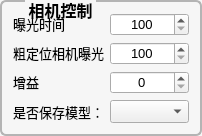
      <widget class="QGroupBox" name="groupBox_4">
       <property name="sizePolicy">
        <sizepolicy hsizetype="Preferred" vsizetype="Preferred">
         <horstretch>0</horstretch>
         <verstretch>1</verstretch>
        </sizepolicy>
       </property>
       <property name="font">
        <font>
         <pointsize>12</pointsize>
         <bold>true</bold>
        </font>
       </property>
       <property name="styleSheet">
        <string notr="true">QGroupBox {
	color: rgb(0, 0, 0);
	background-color: #f6f6f6;
    border-width: 2px;
    border-radius: 6px;
   border-style:solid;
  border-color: #b4b4b4;
  margin-top: 2ex;
}
QGroupBox::title {
     subcontrol-origin: margin;
     subcontrol-position: top left;
   left:25px;
     margin-left: 0px;
     padding:0 1px;
}</string>
       </property>
       <property name="title">
        <string>相机控制</string>
       </property>
       <property name="alignment">
        <set>Qt::AlignCenter</set>
       </property>
       <layout class="QGridLayout" name="gridLayout_4">
        <item row="1" column="1">
         <widget class="QSpinBox" name="coarseSpinBoxExp">
          <property name="sizePolicy">
           <sizepolicy hsizetype="Preferred" vsizetype="Fixed">
            <horstretch>0</horstretch>
            <verstretch>0</verstretch>
           </sizepolicy>
          </property>
          <property name="font">
           <font>
            <pointsize>10</pointsize>
            <bold>false</bold>
           </font>
          </property>
          <property name="alignment">
           <set>Qt::AlignCenter</set>
          </property>
          <property name="minimum">
           <number>100</number>
          </property>
          <property name="maximum">
           <number>200000</number>
          </property>
         </widget>
        </item>
        <item row="0" column="0">
         <widget class="QLabel" name="labelExp">
          <property name="sizePolicy">
           <sizepolicy hsizetype="Preferred" vsizetype="Fixed">
            <horstretch>0</horstretch>
            <verstretch>0</verstretch>
           </sizepolicy>
          </property>
          <property name="maximumSize">
           <size>
            <width>16777215</width>
            <height>16777215</height>
           </size>
          </property>
          <property name="font">
           <font>
            <pointsize>10</pointsize>
            <bold>false</bold>
           </font>
          </property>
          <property name="styleSheet">
           <string notr="true">color: rgb(0, 0, 0);</string>
          </property>
          <property name="text">
           <string>曝光时间</string>
          </property>
         </widget>
        </item>
        <item row="0" column="1">
         <widget class="QSpinBox" name="spinBoxExp">
          <property name="sizePolicy">
           <sizepolicy hsizetype="Preferred" vsizetype="Fixed">
            <horstretch>0</horstretch>
            <verstretch>0</verstretch>
           </sizepolicy>
          </property>
          <property name="font">
           <font>
            <pointsize>10</pointsize>
            <bold>false</bold>
           </font>
          </property>
          <property name="alignment">
           <set>Qt::AlignCenter</set>
          </property>
          <property name="minimum">
           <number>100</number>
          </property>
          <property name="maximum">
           <number>200000</number>
          </property>
         </widget>
        </item>
        <item row="2" column="1">
         <widget class="QSpinBox" name="spinBoxGain">
          <property name="sizePolicy">
           <sizepolicy hsizetype="Preferred" vsizetype="Fixed">
            <horstretch>0</horstretch>
            <verstretch>0</verstretch>
           </sizepolicy>
          </property>
          <property name="font">
           <font>
            <pointsize>10</pointsize>
            <bold>false</bold>
           </font>
          </property>
          <property name="alignment">
           <set>Qt::AlignCenter</set>
          </property>
          <property name="minimum">
           <number>0</number>
          </property>
          <property name="maximum">
           <number>95</number>
          </property>
         </widget>
        </item>
        <item row="1" column="0">
         <widget class="QLabel" name="labelExp_5">
          <property name="sizePolicy">
           <sizepolicy hsizetype="Preferred" vsizetype="Fixed">
            <horstretch>0</horstretch>
            <verstretch>0</verstretch>
           </sizepolicy>
          </property>
          <property name="maximumSize">
           <size>
            <width>16777215</width>
            <height>16777215</height>
           </size>
          </property>
          <property name="font">
           <font>
            <pointsize>10</pointsize>
            <bold>false</bold>
           </font>
          </property>
          <property name="styleSheet">
           <string notr="true">color: rgb(0, 0, 0);</string>
          </property>
          <property name="text">
           <string>粗定位相机曝光</string>
          </property>
         </widget>
        </item>
        <item row="3" column="1">
         <widget class="QComboBox" name="comboBox_SaveModel">
          <property name="font">
           <font>
            <pointsize>10</pointsize>
            <bold>false</bold>
           </font>
          </property>
         </widget>
        </item>
        <item row="3" column="0">
         <widget class="QLabel" name="label_7">
          <property name="font">
           <font>
            <pointsize>10</pointsize>
            <bold>false</bold>
           </font>
          </property>
          <property name="styleSheet">
           <string notr="true">color: rgb(0, 0, 0);</string>
          </property>
          <property name="text">
           <string>是否保存模型：</string>
          </property>
         </widget>
        </item>
        <item row="2" column="0">
         <widget class="QLabel" name="label_2">
          <property name="sizePolicy">
           <sizepolicy hsizetype="Preferred" vsizetype="Fixed">
            <horstretch>0</horstretch>
            <verstretch>0</verstretch>
           </sizepolicy>
          </property>
          <property name="font">
           <font>
            <pointsize>10</pointsize>
            <bold>false</bold>
           </font>
          </property>
          <property name="styleSheet">
           <string notr="true">color: rgb(0, 0, 0);</string>
          </property>
          <property name="text">
           <string>增益</string>
          </property>
         </widget>
        </item>
       </layout>
      </widget>
